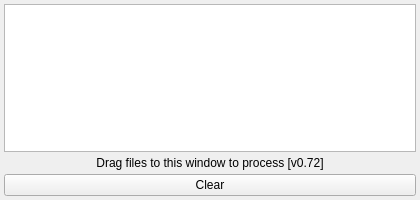
<?xml version="1.0" encoding="UTF-8"?>
<ui version="4.0">
 <class>MainWindow</class>
 <widget class="QMainWindow" name="MainWindow">
  <property name="geometry">
   <rect>
    <x>0</x>
    <y>0</y>
    <width>420</width>
    <height>200</height>
   </rect>
  </property>
  <property name="acceptDrops">
   <bool>true</bool>
  </property>
  <property name="windowTitle">
   <string>Includer</string>
  </property>
  <property name="tabShape">
   <enum>QTabWidget::Rounded</enum>
  </property>
  <property name="dockNestingEnabled">
   <bool>false</bool>
  </property>
  <widget class="QWidget" name="centralWidget">
   <layout class="QGridLayout" name="gridLayout">
    <property name="leftMargin">
     <number>4</number>
    </property>
    <property name="topMargin">
     <number>4</number>
    </property>
    <property name="rightMargin">
     <number>4</number>
    </property>
    <property name="bottomMargin">
     <number>4</number>
    </property>
    <property name="spacing">
     <number>4</number>
    </property>
    <item row="0" column="0">
     <widget class="QPlainTextEdit" name="edit_Text">
      <property name="font">
       <font>
        <pointsize>7</pointsize>
       </font>
      </property>
      <property name="acceptDrops">
       <bool>false</bool>
      </property>
      <property name="undoRedoEnabled">
       <bool>false</bool>
      </property>
      <property name="readOnly">
       <bool>true</bool>
      </property>
     </widget>
    </item>
    <item row="2" column="0">
     <widget class="QPushButton" name="btn_Clear">
      <property name="text">
       <string>Clear</string>
      </property>
     </widget>
    </item>
    <item row="1" column="0">
     <widget class="QLabel" name="label">
      <property name="text">
       <string>Drag files to this window to process [v0.72]</string>
      </property>
      <property name="alignment">
       <set>Qt::AlignCenter</set>
      </property>
     </widget>
    </item>
   </layout>
  </widget>
 </widget>
 <layoutdefault spacing="6" margin="11"/>
 <resources/>
 <connections/>
</ui>
